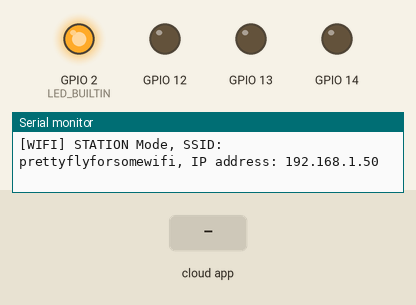
A sketch run on a simulated ESP8266 (NodeMCU). Shown: output pins drawn as LEDs (lit = HIGH, except the on-board LED, lit = LOW), the last lines printed to the serial monitor. Inputs (shaded band) come from the test bench. WiFi joins after 1.5 s; servers stay silent unless stated.

Above: at 3.2 s.
3.3 s: the phone or cloud app sets built.in.led to 0
At 4.5 s:
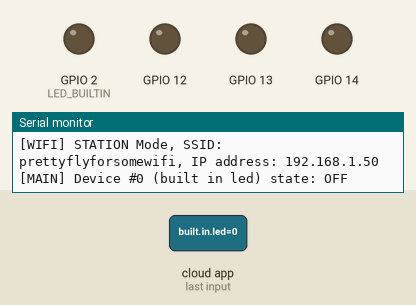
4.8 s: the phone or cloud app sets relay.two to 1
At 5.7 s:
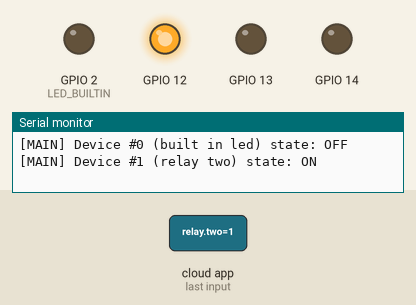
6.3 s: the phone or cloud app sets speekers to 1
At 6.8 s:
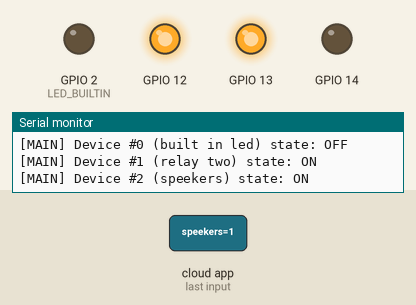
7.8 s: the phone or cloud app sets relay.three to 1
At 9.0 s:
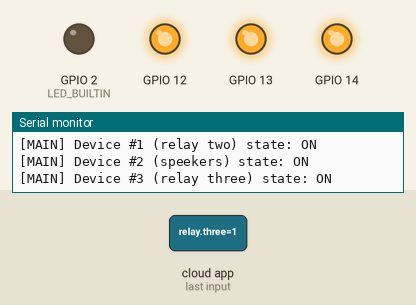
9.3 s: the phone or cloud app sets built.in.led to 1
At 10.3 s:
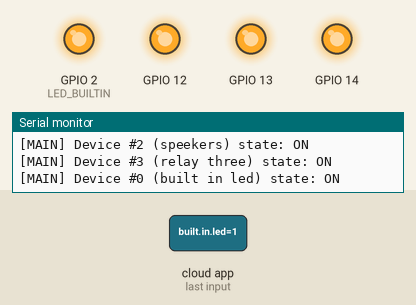
10.8 s: the phone or cloud app sets relay.two to 0
At 11.4 s:
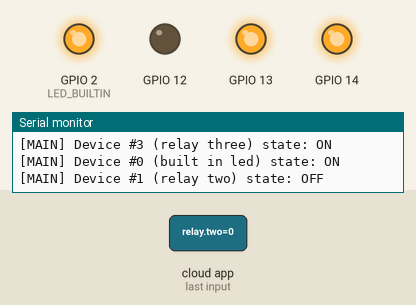
Timing chart, 0 to 13.3 s (numbered marks = the images above; inputs shaded):
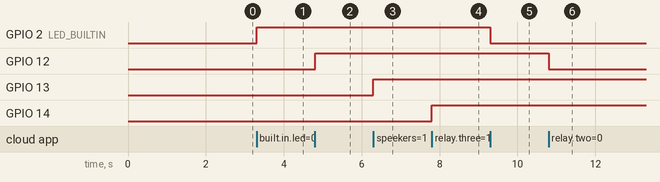

Measured:
- after the input at 3.3 s, GPIO 2 (LED_BUILTIN): LOW → HIGH at once
- after the input at 4.8 s, GPIO 12: LOW → HIGH at once
- after the input at 6.3 s, GPIO 13: LOW → HIGH at once
- after the input at 7.8 s, GPIO 14: LOW → HIGH at once
- after the input at 9.3 s, GPIO 2 (LED_BUILTIN): HIGH → LOW at once
- after the input at 10.8 s, GPIO 12: HIGH → LOW at once

The sketch:

code.ino
```cpp
#include <Arduino.h>
#include <ESP8266WiFi.h>
#include "fauxmoESP.h"
#define WIFI_SSID "prettyflyforsomewifi"
#define WIFI_PASS "password-goes-here"
#define SERIAL_BAUDRATE                 115200


fauxmoESP fauxmo;

// -----------------------------------------------------------------------------
// Wifi
// -----------------------------------------------------------------------------

void wifiSetup() {

    // Set WIFI module to STA mode
    WiFi.mode(WIFI_STA);

    // Connect
    Serial.printf("[WIFI] Connecting to %s ", WIFI_SSID);
    WiFi.begin(WIFI_SSID, WIFI_PASS);

    // Wait
    while (WiFi.status() != WL_CONNECTED) {
        Serial.print("waiting on wifi.");
        delay(1000);
    }
    Serial.println();

    // Connected!
    Serial.printf("[WIFI] STATION Mode, SSID: %s, IP address: %s\n", WiFi.SSID().c_str(), WiFi.localIP().toString().c_str());

}

void setup() {
    // Init serial port and clean garbage
    Serial.begin(SERIAL_BAUDRATE);
    Serial.println();
    Serial.println();
    // Wifi
    wifiSetup();
// DEFINE THE OUTPUTS
   pinMode(LED_BUILTIN, OUTPUT);
   pinMode(12, OUTPUT);
   pinMode(13, OUTPUT);
   pinMode(14, OUTPUT);

// DONT FORGET TO SET UP THE PINS and for the love of god lable them
  digitalWrite(LED_BUILTIN, LOW); //LED_BULITIN LOW IS ON HIGH IS OFF
  digitalWrite(12, LOW); //pin6 relay1 gpio12 - bed side lamp
  digitalWrite(13, LOW); //pin7 relay3 gpio13 - nothing
  digitalWrite(14, LOW); //pin5 relay2 gpio14 - why the fuck is this backwards

// Fauxmo - name the faux's them
  fauxmo.addDevice("built in led"); //testing onboard led
  fauxmo.addDevice("relay two"); //pin5 relay2 gpio14 - why the fuck is this backwards
  fauxmo.addDevice("speekers"); //pin6 gpio12 relay1 - bedside lamp
  fauxmo.addDevice("relay three"); //pin7 relay3 gpio13 - nothing

// magic stuff here, dont know why the ! is needed for LED, dont remove it- EDIT its because something is bassackwards with onboard LED
  fauxmo.onMessage([](unsigned char device_id, const char * device_name, bool state) {
      Serial.printf("[MAIN] Device #%d (%s) state: %s\n", device_id, device_name, state ? "ON" : "OFF");
if (device_id == 0) digitalWrite(LED_BUILTIN,!state);
if (device_id == 1) digitalWrite(12, state); //pin 5
if (device_id == 2) digitalWrite(13, state); //pin 6
if (device_id == 3) digitalWrite(14, state); //pin 7

});
}

void loop() {  // main loop here

    // Since fauxmoESP 2.0 the library uses the "compatibility" mode by
    // default, this means that it uses WiFiUdp class instead of AsyncUDP.
    // The later requires the Arduino Core for ESP8266 staging version
    // whilst the former works fine with current stable 2.3.0 version.
    // But, since it's not "async" anymore we have to manually poll for UDP
    // packets
    fauxmo.handle();
    static unsigned long last = millis();
    if (millis() - last > 5000) {
        last = millis();
        //Serial.printf("[MAIN] Free heap: %d bytes\n", ESP.getFreeHeap());
    }

}
```
